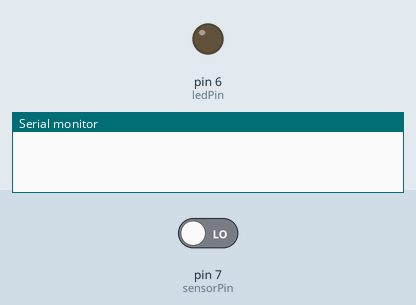
Recording of a sketch running on a simulated Arduino Uno, built with avr-gcc and run on an emulated ATmega328P. Shown: output pins drawn as LEDs (lit = HIGH), the last lines printed to the serial monitor. The test bench sets the inputs (shaded band); at power-on: pin 7 (sensorPin) LOW.

Above: at 2.8 s.
2.9 s: pin 7 (sensorPin) driven HIGH
At 3.5 s:
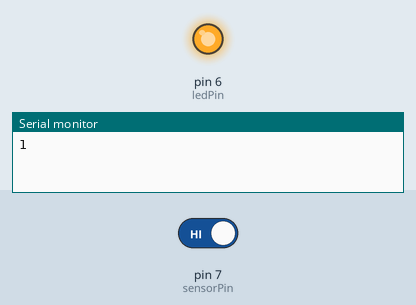
Timing chart, 0 to 5.9 s (numbered marks = the images above; inputs shaded):
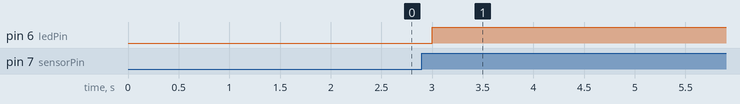

Measured:
- after the input at 2.9 s, pin 6 (ledPin): LOW → HIGH after 0.10 s

The sketch:

presence_sensor.ino
```cpp
int ledPin = 6;
int sensorPin = 7;
int sensor_reading = 0;
bool sensor_state = false;

void setup() {
  Serial.begin(9600);
  pinMode(ledPin, OUTPUT);
  pinMode(sensorPin, INPUT);
}

void loop() {
  sensor_reading = digitalRead(sensorPin); //Realiza a sensor_reading do sensor de presença
  if (sensor_reading == HIGH) {
      digitalWrite(ledPin, HIGH);
      if (sensor_state == false) {
        Serial.println("1");
        sensor_state = true;
      }
      delay(5000);

    } else {
      digitalWrite(ledPin, LOW);
      if (sensor_state == true) {
        Serial.println("0");
        sensor_state = false;
      }
    }
    delay(1000);
}
```
